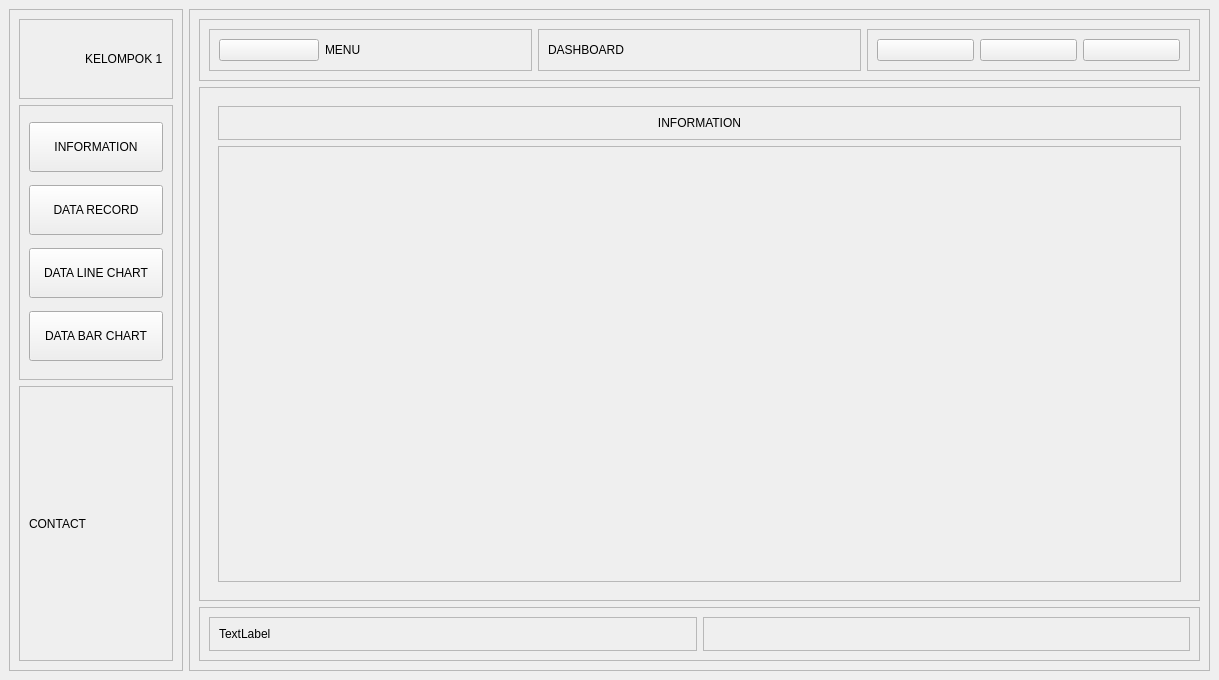
<?xml version="1.0" encoding="UTF-8"?>
<ui version="4.0">
 <class>MainWindow</class>
 <widget class="QMainWindow" name="MainWindow">
  <property name="geometry">
   <rect>
    <x>0</x>
    <y>0</y>
    <width>1219</width>
    <height>680</height>
   </rect>
  </property>
  <property name="windowTitle">
   <string>MainWindow</string>
  </property>
  <widget class="QWidget" name="centralwidget">
   <layout class="QHBoxLayout" name="horizontalLayout">
    <item>
     <widget class="QFrame" name="frame">
      <property name="maximumSize">
       <size>
        <width>2000</width>
        <height>2000</height>
       </size>
      </property>
      <property name="frameShape">
       <enum>QFrame::Shape::StyledPanel</enum>
      </property>
      <property name="frameShadow">
       <enum>QFrame::Shadow::Raised</enum>
      </property>
      <layout class="QVBoxLayout" name="verticalLayout">
       <item>
        <widget class="QFrame" name="frame_3">
         <property name="maximumSize">
          <size>
           <width>2000</width>
           <height>80</height>
          </size>
         </property>
         <property name="frameShape">
          <enum>QFrame::Shape::StyledPanel</enum>
         </property>
         <property name="frameShadow">
          <enum>QFrame::Shadow::Raised</enum>
         </property>
         <layout class="QHBoxLayout" name="horizontalLayout_2">
          <item>
           <widget class="QLabel" name="label_11">
            <property name="minimumSize">
             <size>
              <width>50</width>
              <height>50</height>
             </size>
            </property>
            <property name="maximumSize">
             <size>
              <width>50</width>
              <height>50</height>
             </size>
            </property>
            <property name="text">
             <string/>
            </property>
            <property name="pixmap">
             <pixmap resource="resources.qrc">:/Icons/home-alt-4-svgrepo-com.svg</pixmap>
            </property>
            <property name="scaledContents">
             <bool>true</bool>
            </property>
           </widget>
          </item>
          <item>
           <widget class="QLabel" name="label">
            <property name="text">
             <string>KELOMPOK 1</string>
            </property>
           </widget>
          </item>
         </layout>
        </widget>
       </item>
       <item>
        <widget class="QFrame" name="frame_4">
         <property name="frameShape">
          <enum>QFrame::Shape::StyledPanel</enum>
         </property>
         <property name="frameShadow">
          <enum>QFrame::Shadow::Raised</enum>
         </property>
         <layout class="QVBoxLayout" name="verticalLayout_2">
          <item>
           <widget class="QPushButton" name="pushButton_3">
            <property name="maximumSize">
             <size>
              <width>500</width>
              <height>50</height>
             </size>
            </property>
            <property name="text">
             <string>INFORMATION</string>
            </property>
            <property name="iconSize">
             <size>
              <width>50</width>
              <height>50</height>
             </size>
            </property>
           </widget>
          </item>
          <item>
           <widget class="QPushButton" name="pushButton_2">
            <property name="maximumSize">
             <size>
              <width>500</width>
              <height>50</height>
             </size>
            </property>
            <property name="text">
             <string>DATA RECORD</string>
            </property>
           </widget>
          </item>
          <item>
           <widget class="QPushButton" name="pushButton_4">
            <property name="maximumSize">
             <size>
              <width>500</width>
              <height>50</height>
             </size>
            </property>
            <property name="text">
             <string>DATA LINE CHART</string>
            </property>
           </widget>
          </item>
          <item>
           <widget class="QPushButton" name="pushButton">
            <property name="maximumSize">
             <size>
              <width>500</width>
              <height>50</height>
             </size>
            </property>
            <property name="text">
             <string>DATA BAR CHART</string>
            </property>
           </widget>
          </item>
         </layout>
        </widget>
       </item>
       <item>
        <widget class="QFrame" name="frame_6">
         <property name="frameShape">
          <enum>QFrame::Shape::StyledPanel</enum>
         </property>
         <property name="frameShadow">
          <enum>QFrame::Shadow::Raised</enum>
         </property>
         <layout class="QHBoxLayout" name="horizontalLayout_4">
          <item>
           <widget class="QLabel" name="label_3">
            <property name="text">
             <string>CONTACT</string>
            </property>
           </widget>
          </item>
         </layout>
        </widget>
       </item>
      </layout>
     </widget>
    </item>
    <item>
     <widget class="QFrame" name="frame_2">
      <property name="frameShape">
       <enum>QFrame::Shape::StyledPanel</enum>
      </property>
      <property name="frameShadow">
       <enum>QFrame::Shadow::Raised</enum>
      </property>
      <layout class="QVBoxLayout" name="verticalLayout_3">
       <item>
        <widget class="QFrame" name="frame_7">
         <property name="frameShape">
          <enum>QFrame::Shape::StyledPanel</enum>
         </property>
         <property name="frameShadow">
          <enum>QFrame::Shadow::Raised</enum>
         </property>
         <layout class="QHBoxLayout" name="horizontalLayout_5">
          <item>
           <widget class="QFrame" name="frame_10">
            <property name="frameShape">
             <enum>QFrame::Shape::StyledPanel</enum>
            </property>
            <property name="frameShadow">
             <enum>QFrame::Shadow::Raised</enum>
            </property>
            <layout class="QHBoxLayout" name="horizontalLayout_6">
             <item>
              <widget class="QPushButton" name="pushButton_5">
               <property name="maximumSize">
                <size>
                 <width>100</width>
                 <height>100</height>
                </size>
               </property>
               <property name="text">
                <string/>
               </property>
               <property name="icon">
                <iconset resource="resources.qrc">
                 <normaloff>:/Icons/interface-ui-ux-web-svgrepo-com.svg</normaloff>:/Icons/interface-ui-ux-web-svgrepo-com.svg</iconset>
               </property>
               <property name="iconSize">
                <size>
                 <width>50</width>
                 <height>50</height>
                </size>
               </property>
              </widget>
             </item>
             <item>
              <widget class="QLabel" name="label_4">
               <property name="text">
                <string>MENU</string>
               </property>
              </widget>
             </item>
            </layout>
           </widget>
          </item>
          <item>
           <widget class="QFrame" name="frame_11">
            <property name="frameShape">
             <enum>QFrame::Shape::StyledPanel</enum>
            </property>
            <property name="frameShadow">
             <enum>QFrame::Shadow::Raised</enum>
            </property>
            <layout class="QVBoxLayout" name="verticalLayout_4">
             <item>
              <widget class="QLabel" name="label_5">
               <property name="text">
                <string>DASHBOARD</string>
               </property>
              </widget>
             </item>
            </layout>
           </widget>
          </item>
          <item>
           <widget class="QFrame" name="frame_12">
            <property name="frameShape">
             <enum>QFrame::Shape::StyledPanel</enum>
            </property>
            <property name="frameShadow">
             <enum>QFrame::Shadow::Raised</enum>
            </property>
            <layout class="QHBoxLayout" name="horizontalLayout_7">
             <item>
              <widget class="QPushButton" name="pushButton_6">
               <property name="text">
                <string/>
               </property>
               <property name="icon">
                <iconset resource="resources.qrc">
                 <normaloff>:/Icons/minimize-square-minimalistic-svgrepo-com.svg</normaloff>:/Icons/minimize-square-minimalistic-svgrepo-com.svg</iconset>
               </property>
               <property name="iconSize">
                <size>
                 <width>50</width>
                 <height>50</height>
                </size>
               </property>
              </widget>
             </item>
             <item>
              <widget class="QPushButton" name="pushButton_8">
               <property name="text">
                <string/>
               </property>
               <property name="icon">
                <iconset resource="resources.qrc">
                 <normaloff>:/Icons/maximize-square-minimalistic-svgrepo-com.svg</normaloff>:/Icons/maximize-square-minimalistic-svgrepo-com.svg</iconset>
               </property>
               <property name="iconSize">
                <size>
                 <width>50</width>
                 <height>50</height>
                </size>
               </property>
              </widget>
             </item>
             <item>
              <widget class="QPushButton" name="pushButton_7">
               <property name="text">
                <string/>
               </property>
               <property name="icon">
                <iconset resource="resources.qrc">
                 <normaloff>:/Icons/close-square-svgrepo-com.svg</normaloff>:/Icons/close-square-svgrepo-com.svg</iconset>
               </property>
               <property name="iconSize">
                <size>
                 <width>50</width>
                 <height>50</height>
                </size>
               </property>
              </widget>
             </item>
            </layout>
           </widget>
          </item>
         </layout>
        </widget>
       </item>
       <item>
        <widget class="QFrame" name="frame_8">
         <property name="frameShape">
          <enum>QFrame::Shape::StyledPanel</enum>
         </property>
         <property name="frameShadow">
          <enum>QFrame::Shadow::Raised</enum>
         </property>
         <layout class="QGridLayout" name="gridLayout">
          <item row="0" column="0">
           <widget class="QStackedWidget" name="stackedWidget">
            <widget class="QWidget" name="page">
             <layout class="QVBoxLayout" name="verticalLayout_7">
              <item alignment="Qt::AlignmentFlag::AlignTop">
               <widget class="QFrame" name="frame_15">
                <property name="layoutDirection">
                 <enum>Qt::LayoutDirection::LeftToRight</enum>
                </property>
                <property name="frameShape">
                 <enum>QFrame::Shape::StyledPanel</enum>
                </property>
                <property name="frameShadow">
                 <enum>QFrame::Shadow::Raised</enum>
                </property>
                <layout class="QVBoxLayout" name="verticalLayout_8">
                 <item alignment="Qt::AlignmentFlag::AlignTop">
                  <widget class="QLabel" name="label_7">
                   <property name="text">
                    <string>INFORMATION</string>
                   </property>
                   <property name="alignment">
                    <set>Qt::AlignmentFlag::AlignCenter</set>
                   </property>
                  </widget>
                 </item>
                </layout>
               </widget>
              </item>
              <item>
               <widget class="QFrame" name="frame_16">
                <property name="sizePolicy">
                 <sizepolicy hsizetype="Preferred" vsizetype="Expanding">
                  <horstretch>0</horstretch>
                  <verstretch>0</verstretch>
                 </sizepolicy>
                </property>
                <property name="frameShape">
                 <enum>QFrame::Shape::StyledPanel</enum>
                </property>
                <property name="frameShadow">
                 <enum>QFrame::Shadow::Raised</enum>
                </property>
               </widget>
              </item>
             </layout>
            </widget>
            <widget class="QWidget" name="page_2">
             <widget class="QFrame" name="frame_17">
              <property name="geometry">
               <rect>
                <x>10</x>
                <y>44</y>
                <width>1054</width>
                <height>424</height>
               </rect>
              </property>
              <property name="sizePolicy">
               <sizepolicy hsizetype="Preferred" vsizetype="Expanding">
                <horstretch>0</horstretch>
                <verstretch>0</verstretch>
               </sizepolicy>
              </property>
              <property name="frameShape">
               <enum>QFrame::Shape::StyledPanel</enum>
              </property>
              <property name="frameShadow">
               <enum>QFrame::Shadow::Raised</enum>
              </property>
             </widget>
             <widget class="QFrame" name="frame_18">
              <property name="geometry">
               <rect>
                <x>10</x>
                <y>0</y>
                <width>1054</width>
                <height>38</height>
               </rect>
              </property>
              <property name="layoutDirection">
               <enum>Qt::LayoutDirection::LeftToRight</enum>
              </property>
              <property name="frameShape">
               <enum>QFrame::Shape::StyledPanel</enum>
              </property>
              <property name="frameShadow">
               <enum>QFrame::Shadow::Raised</enum>
              </property>
              <layout class="QVBoxLayout" name="verticalLayout_9">
               <item alignment="Qt::AlignmentFlag::AlignTop">
                <widget class="QLabel" name="label_8">
                 <property name="text">
                  <string>TEMPERATURE RECORD</string>
                 </property>
                 <property name="alignment">
                  <set>Qt::AlignmentFlag::AlignCenter</set>
                 </property>
                </widget>
               </item>
              </layout>
             </widget>
            </widget>
            <widget class="QWidget" name="page_3">
             <layout class="QVBoxLayout" name="verticalLayout_6">
              <item>
               <widget class="QFrame" name="frame_20">
                <property name="layoutDirection">
                 <enum>Qt::LayoutDirection::LeftToRight</enum>
                </property>
                <property name="frameShape">
                 <enum>QFrame::Shape::StyledPanel</enum>
                </property>
                <property name="frameShadow">
                 <enum>QFrame::Shadow::Raised</enum>
                </property>
                <layout class="QVBoxLayout" name="verticalLayout_10">
                 <item alignment="Qt::AlignmentFlag::AlignTop">
                  <widget class="QLabel" name="label_9">
                   <property name="text">
                    <string>Temperature Line Chart</string>
                   </property>
                   <property name="alignment">
                    <set>Qt::AlignmentFlag::AlignCenter</set>
                   </property>
                  </widget>
                 </item>
                </layout>
               </widget>
              </item>
              <item>
               <widget class="QFrame" name="frame_19">
                <property name="sizePolicy">
                 <sizepolicy hsizetype="Preferred" vsizetype="Expanding">
                  <horstretch>0</horstretch>
                  <verstretch>0</verstretch>
                 </sizepolicy>
                </property>
                <property name="frameShape">
                 <enum>QFrame::Shape::StyledPanel</enum>
                </property>
                <property name="frameShadow">
                 <enum>QFrame::Shadow::Raised</enum>
                </property>
               </widget>
              </item>
             </layout>
            </widget>
            <widget class="QWidget" name="page_4">
             <layout class="QVBoxLayout" name="verticalLayout_12">
              <item>
               <widget class="QFrame" name="frame_22">
                <property name="layoutDirection">
                 <enum>Qt::LayoutDirection::LeftToRight</enum>
                </property>
                <property name="frameShape">
                 <enum>QFrame::Shape::StyledPanel</enum>
                </property>
                <property name="frameShadow">
                 <enum>QFrame::Shadow::Raised</enum>
                </property>
                <layout class="QVBoxLayout" name="verticalLayout_11">
                 <item alignment="Qt::AlignmentFlag::AlignTop">
                  <widget class="QLabel" name="label_10">
                   <property name="text">
                    <string>TEMPERATURE LINE CHART</string>
                   </property>
                   <property name="alignment">
                    <set>Qt::AlignmentFlag::AlignCenter</set>
                   </property>
                  </widget>
                 </item>
                </layout>
               </widget>
              </item>
              <item>
               <widget class="QFrame" name="frame_21">
                <property name="sizePolicy">
                 <sizepolicy hsizetype="Preferred" vsizetype="Expanding">
                  <horstretch>0</horstretch>
                  <verstretch>0</verstretch>
                 </sizepolicy>
                </property>
                <property name="frameShape">
                 <enum>QFrame::Shape::StyledPanel</enum>
                </property>
                <property name="frameShadow">
                 <enum>QFrame::Shadow::Raised</enum>
                </property>
               </widget>
              </item>
             </layout>
            </widget>
           </widget>
          </item>
         </layout>
        </widget>
       </item>
       <item>
        <widget class="QFrame" name="frame_9">
         <property name="frameShape">
          <enum>QFrame::Shape::StyledPanel</enum>
         </property>
         <property name="frameShadow">
          <enum>QFrame::Shadow::Raised</enum>
         </property>
         <layout class="QHBoxLayout" name="horizontalLayout_8">
          <item>
           <widget class="QFrame" name="frame_13">
            <property name="frameShape">
             <enum>QFrame::Shape::StyledPanel</enum>
            </property>
            <property name="frameShadow">
             <enum>QFrame::Shadow::Raised</enum>
            </property>
            <layout class="QVBoxLayout" name="verticalLayout_5">
             <item>
              <widget class="QLabel" name="label_6">
               <property name="text">
                <string>TextLabel</string>
               </property>
              </widget>
             </item>
            </layout>
           </widget>
          </item>
          <item>
           <widget class="QFrame" name="frame_14">
            <property name="frameShape">
             <enum>QFrame::Shape::StyledPanel</enum>
            </property>
            <property name="frameShadow">
             <enum>QFrame::Shadow::Raised</enum>
            </property>
            <widget class="QFrame" name="SIZE_GRIP">
             <property name="geometry">
              <rect>
               <x>130</x>
               <y>100</y>
               <width>120</width>
               <height>80</height>
              </rect>
             </property>
             <property name="frameShape">
              <enum>QFrame::Shape::StyledPanel</enum>
             </property>
             <property name="frameShadow">
              <enum>QFrame::Shadow::Raised</enum>
             </property>
            </widget>
           </widget>
          </item>
         </layout>
        </widget>
       </item>
      </layout>
     </widget>
    </item>
   </layout>
  </widget>
 </widget>
 <resources>
  <include location="resources.qrc"/>
 </resources>
 <connections/>
</ui>
